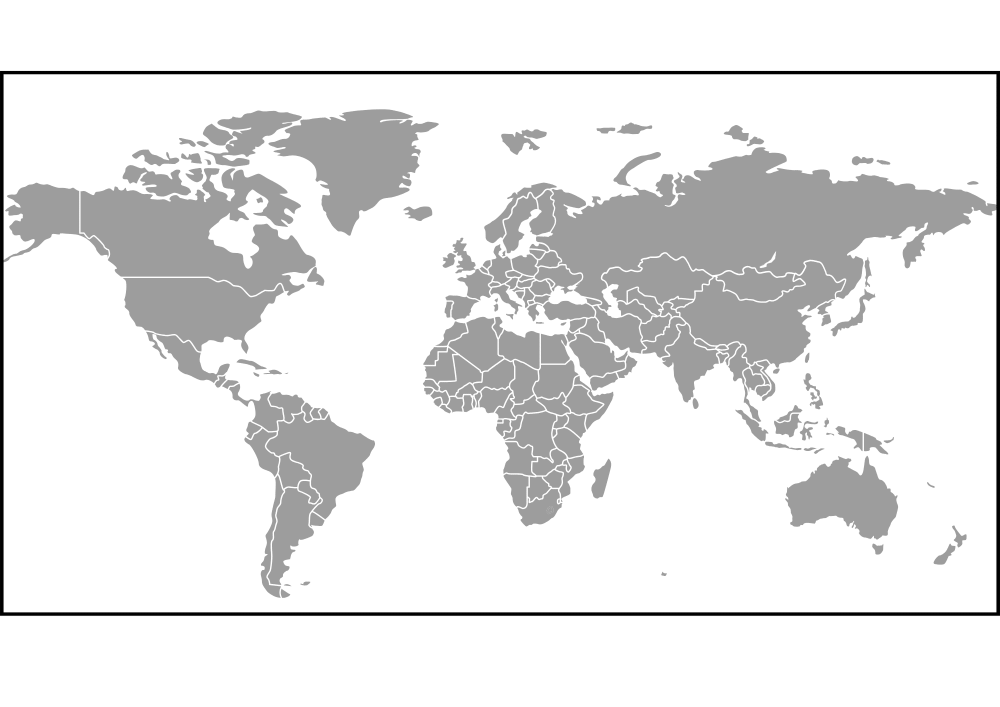
#> input picture darkmap.png, 2000 x 1414 px (shown at 1/2 size)
$ python -i MapPoly.py   (imports and definitions only)
#> lines starting #> are read from the running program, lines starting #| are printed output that depends on the picture; after the words box and inside, x2 and y2 are one past the last pixel; in counts of white or black regions, pixels touching at a corner belong together
#> further down, picture is the input picture: shape (1414, 2000, 3); min 0, max 255, mean 230.3
import cv2
import numpy as np
import pickle
import cvzone
import os
import atexit

# =====================================================================
# Configuration
DRAWING_ENTITY = "State"
MAP_IMAGE_PATH = 'usa_with_border.jpg'
DATA_FILE = 'usa_states.p'
WIDTH, HEIGHT = 1280, 720
DILATION_ITERATIONS = 1
FLOOD_FILL_TOLERANCE = 10
# =====================================================================

# --- Modes & State Variables ---
DETECTION_MODE = True
MANUAL_MODE, AUTO_MODE = False, False
current_polygon, polygons = [], []
auto_click_point = None

# --- UI Instructions ---
instructions = {
    "detection": "Detection Mode: Press 'c' to confirm map.",
    "auto": "Auto-Find Mode: Click a state. ('m' manual, 'd' reset, 'x' remove, 'q' quit)",
    "manual": "Manual Mode: Click to draw. ('s' save, 'a' auto, 'd' reset, 'x' remove, 'q' quit)"
}


def save_progress():
    if polygons:
        with open(DATA_FILE, 'wb') as f:
            pickle.dump(polygons, f)
        print(f"\nAUTO-SAVED: {len(polygons)} polygons to '{DATA_FILE}'.")
    elif os.path.exists(DATA_FILE):
        os.remove(DATA_FILE)
        print("\nNo polygons to save. Progress file cleaned up.")


# [8 lines not run here, left out]
# [1 line that did not run here, left out]

# [3 lines not run here, left out]

# [3 lines that did not run here, left out]

# [9 lines not run here, left out]


# (Helper functions are unchanged)
def find_state_by_floodfill(img, click_point):
    h, w = img.shape[:2]
    mask = np.zeros((h + 2, w + 2), np.uint8)
    lo_diff, up_diff = (FLOOD_FILL_TOLERANCE,) * 3, (FLOOD_FILL_TOLERANCE,) * 3
    cv2.floodFill(img.copy(), mask, click_point, (255, 0, 0), lo_diff, up_diff, cv2.FLOODFILL_MASK_ONLY | (255 << 8))
    contours, _ = cv2.findContours(mask[1:-1, 1:-1], cv2.RETR_EXTERNAL, cv2.CHAIN_APPROX_SIMPLE)
    if contours:
        return cv2.approxPolyDP(max(contours, key=cv2.contourArea),
                                0.002 * cv2.arcLength(max(contours, key=cv2.contourArea), True), True)
    return None


def find_map_corners(img):
    imgGray, imgBlur, imgCanny = cv2.cvtColor(img, cv2.COLOR_BGR2GRAY), cv2.GaussianBlur(img, (5, 5), 1), cv2.Canny(img,
                                                                                                                    50,
                                                                                                                    150)
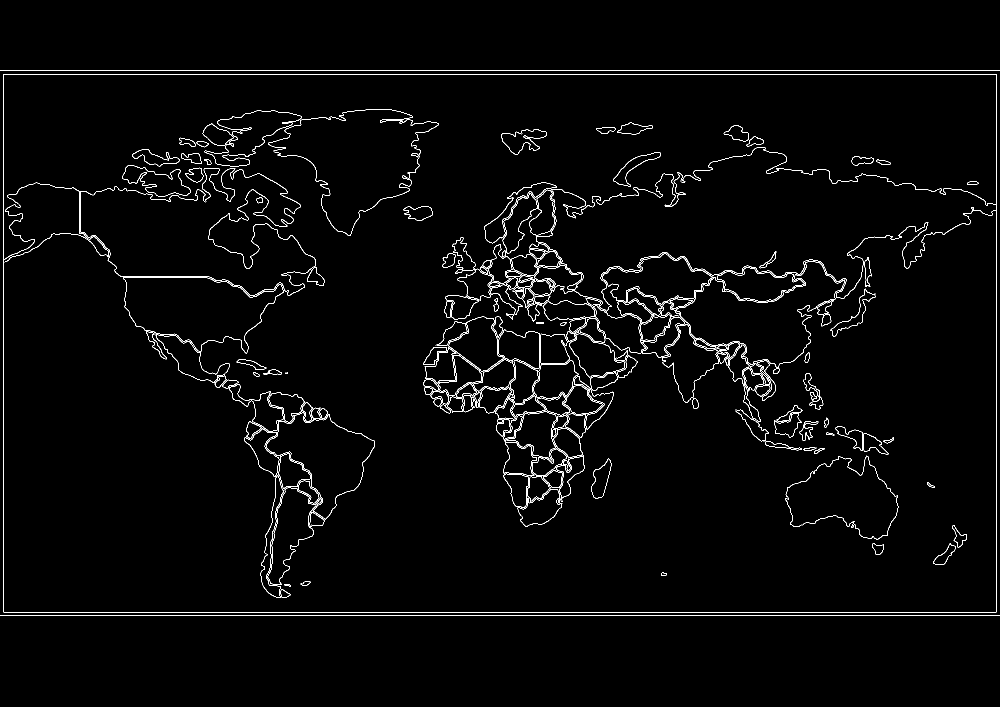
#> imgCanny: shape (1414, 2000) (shown at 1/2 size); 2% white in thin lines or dots, all inside (x1, y1, x2, y2) = (0, 141, 2000, 1232)
    contours, _ = cv2.findContours(imgCanny, cv2.RETR_EXTERNAL, cv2.CHAIN_APPROX_SIMPLE)
#> contours = 3 contours, 2 with area under 20; largest, box (x1, y1, x2, y2) and area: (7, 148, 1993, 1225) 2135860
    if contours:
        approx = cv2.approxPolyDP(max(contours, key=cv2.contourArea),
                                  0.02 * cv2.arcLength(max(contours, key=cv2.contourArea), True), True)
#> approx = [[7, 148], [7, 1224], [1992, 1224], [1992, 148]]
        if len(approx) == 4: return approx
    return None


def warp_image(img, points, size=(WIDTH, HEIGHT)):
    pts, rect = points.reshape((4, 2)), np.zeros((4, 2), dtype="float32")
    s, diff = pts.sum(axis=1), np.diff(pts, axis=1)
    rect[0], rect[3] = pts[np.argmin(s)], pts[np.argmax(s)]
    rect[1], rect[2] = pts[np.argmin(diff)], pts[np.argmax(diff)]
    matrix = cv2.getPerspectiveTransform(rect, np.array(
        [[0, 0], [size[0] - 1, 0], [0, size[1] - 1], [size[0] - 1, size[1] - 1]], dtype="float32"))
    return cv2.warpPerspective(img, matrix, size)


def mousePoints(event, x, y, flags, params):
    global current_polygon, auto_click_point
    if event == cv2.EVENT_LBUTTONDOWN and AUTO_MODE: auto_click_point = (x, y)


# [1 line not run here, left out]

warped_display, warped_processed = None, None

# [70 lines not run here, left out]

>>> import cv2
>>> picture = cv2.imread('darkmap.png')
>>> result = find_map_corners(picture)
#> result = [[7, 148], [7, 1224], [1992, 1224], [1992, 148]]
